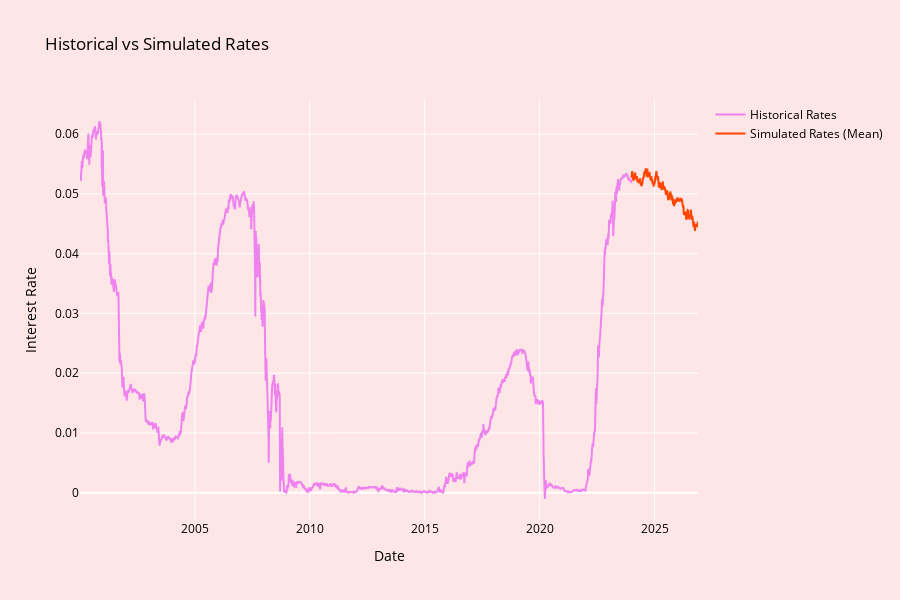
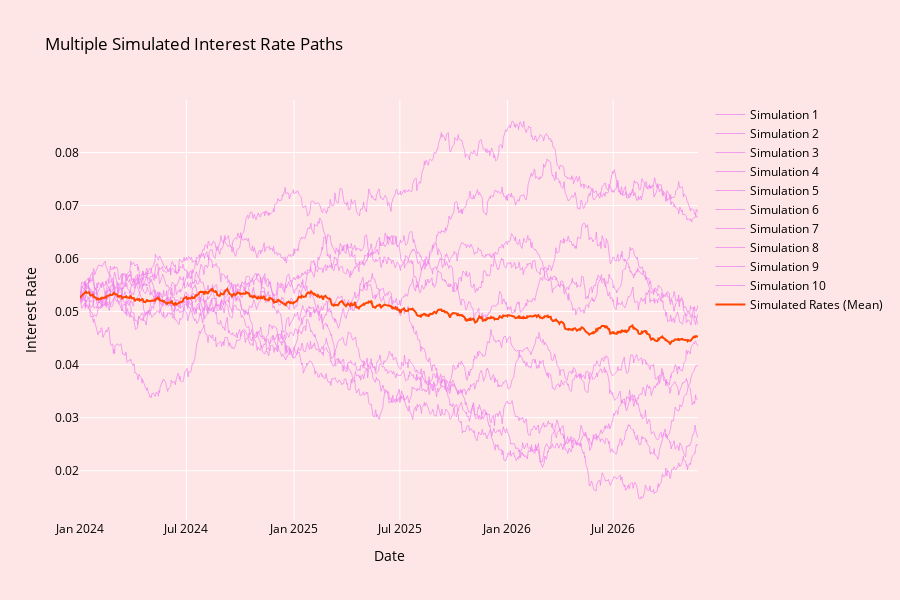

Write notebook code for charts like these, in order.
### Markdown cell above
# 📈 Vasicek Interest Rate Modeling and Forecasting

This project implements the Vasicek short-rate model to forecast interest rates using historical data and benchmarks the results against real-world market data from the 3-Month Treasury Bill.

---

## 🔧 Approach Summary

### 1. **Data Preprocessing**
- Load historical interest rate data from a CSV file.
- Convert dates to datetime format and clean missing or non-numeric entries.
- Normalize interest rates by converting percentages to decimals.
- Set the date as the index for time series analysis.

### 2. **Parameter Estimation via Maximum Likelihood**
- Define the Vasicek model:
  \[
  dr_t = \alpha(\beta - r_t)dt + \sigma dW_t
  \]
- Construct a log-likelihood function based on the model's transition density.
- Use `scipy.optimize.minimize` to estimate parameters \( \alpha, \beta, \sigma \) under positivity constraints.

### 3. **Simulation of Future Interest Rates**
- Simulate multiple future paths of interest rates using the calibrated Vasicek model.
- Use a time step of 1/252 to represent daily business days.
- Generate 3 years of simulated data (approximately 756 business days).

### 4. **Visualization**
- Plot historical interest rates alongside the mean of simulated future rates.
- Visualize multiple simulation paths to illustrate uncertainty and variability.

### 5. **Benchmarking**
- Compare the simulated forecast with actual market data from the FRED 3-Month Treasury Bill (TB3MS).
- This benchmarking step helps validate the model's predictive performance.

### 6. **Exporting Forecast**
- Save the mean of the simulated interest rate forecasts to a CSV file:
  - `vasicek_simulated_forecast.csv`

---

### Code cell
import pandas as pd
import numpy as np
import plotly.graph_objs as go
import plotly.io as pio
from scipy.optimize import minimize

# Load and clean the data
data1 = pd.read_csv("3m_treasury_bill_interest_rates.csv")
df = data1[['Date', 'Adj Close']]
df['Date'] = pd.to_datetime(df['Date'])
df['Adj Close'] = pd.to_numeric(df['Adj Close'], errors='coerce')
df = df.dropna()
df['Adj Close'] = df['Adj Close'] / 100
df.set_index('Date', inplace=True)

# Initial interest rate
r0 = df['Adj Close'].iloc[0]

# Vasicek log-likelihood function
def vasicek_log_likelihood(params, data):
    alpha, beta, sigma = params
    dt = 1 / 252
    log_likelihood = 0
    for t in range(1, len(data)):
        r_t = data[t - 1]
        r_t1 = data[t]
        expected_r_t1 = r_t + alpha * (beta - r_t) * dt
        var_r_t1 = sigma**2 * dt
        log_likelihood += -0.5 * ((r_t1 - expected_r_t1)**2 / var_r_t1 + np.log(2 * np.pi * var_r_t1))
    return -log_likelihood

# Optimize parameters
data = df['Adj Close'].values.astype(float)
initial_params = [0.1, 0.02, 0.01]
bounds = [(0, None), (0, None), (0, None)]
result = minimize(vasicek_log_likelihood, initial_params, args=(data,), method='L-BFGS-B', bounds=bounds)
alpha_opt, beta_opt, sigma_opt = result.x

# Simulation function
def vasicek_simulation_opt(r0, alpha, beta, sigma, num_days, num_simulations):
    dt = 1 / 252
    rates = np.zeros((num_days, num_simulations))
    rates[0] = r0
    for t in range(1, num_days):
        rates[t] = rates[t-1] + alpha * (beta - rates[t-1]) * dt + sigma * np.sqrt(dt) * np.random.normal(size=num_simulations)
    return rates

# Simulate future rates
num_simulations = 10
num_days = 252 * 3
start_date = df.index[-1] + pd.Timedelta(days=1)
dates = pd.date_range(start=start_date, periods=num_days, freq='B')
simulated_rates_opt = vasicek_simulation_opt(r0, alpha_opt, beta_opt, sigma_opt, num_days, num_simulations)
simulated_df_opt = pd.DataFrame(simulated_rates_opt, index=dates)

# Plotting
background_color = "#ffe6e6"
color_palette = ['violet', 'orangered']

# Historical vs Mean Simulated
trace1 = go.Scatter(x=df.index, y=df['Adj Close'], mode='lines', name='Historical Rates', line=dict(color='violet', width=2))
trace2 = go.Scatter(x=simulated_df_opt.index, y=simulated_df_opt.mean(axis=1), mode='lines', name='Simulated Rates (Mean)', line=dict(color='orangered', width=2))
layout1 = go.Layout(title='Historical vs Simulated Rates', xaxis=dict(title='Date'), yaxis=dict(title='Interest Rate'), plot_bgcolor=background_color, paper_bgcolor=background_color, font=dict(color="black"), height=600, width=900)
fig1 = go.Figure(data=[trace1, trace2], layout=layout1)
pio.show(fig1)

# Multiple Simulations
simulation_traces_opt = [go.Scatter(x=simulated_df_opt.index, y=simulated_df_opt.iloc[:, i], mode='lines', name=f'Simulation {i+1}', line=dict(color='violet', width=1), opacity=0.7) for i in range(num_simulations)]
trace_mean = go.Scatter(x=simulated_df_opt.index, y=simulated_df_opt.mean(axis=1), mode='lines', name='Simulated Rates (Mean)', line=dict(color='orangered', width=2))
layout2 = go.Layout(title='Multiple Simulated Interest Rate Paths', xaxis=dict(title='Date'), yaxis=dict(title='Interest Rate'), plot_bgcolor=background_color, paper_bgcolor=background_color, font=dict(color="black"), height=600, width=900)
fig2 = go.Figure(data=simulation_traces_opt + [trace_mean], layout=layout2)
pio.show(fig2)

### Figure 1 — Plotly figure (JSON) as saved in the notebook; plotly's stock layout.template omitted (floating-point values rounded to 4 significant figures; data arrays with more than 128 entries replaced by an {"elided": "..."} marker saying what was removed)
{"data": [{"line": {"color": "violet", "width": 2}, "mode": "lines", "name": "Historical Rates", "type": "scatter", "x": {"elided": "6031 str values"}, "y": {"elided": "6031 float values"}}, {"line": {"color": "orangered", "width": 2}, "mode": "lines", "name": "Simulated Rates (Mean)", "type": "scatter", "x": {"elided": "756 str values"}, "y": {"elided": "756 float values"}}], "layout": {"font": {"color": "black"}, "height": 600, "paper_bgcolor": "#ffe6e6", "plot_bgcolor": "#ffe6e6", "title": {"text": "Historical vs Simulated Rates"}, "width": 900, "xaxis": {"autorange": true, "range": ["2000-01-03", "2026-11-23"], "title": {"text": "Date"}, "type": "date"}, "yaxis": {"autorange": true, "range": [-0.004564, 0.06571], "title": {"text": "Interest Rate"}, "type": "linear"}}}

### Figure 2 — Plotly figure (JSON) as saved in the notebook; plotly's stock layout.template omitted (floating-point values rounded to 4 significant figures; data arrays with more than 128 entries replaced by an {"elided": "..."} marker saying what was removed)
{"data": [{"line": {"color": "violet", "width": 1}, "mode": "lines", "name": "Simulation 1", "opacity": 0.7, "type": "scatter", "x": {"elided": "756 str values"}, "y": {"elided": "756 float values"}}, {"line": {"color": "violet", "width": 1}, "mode": "lines", "name": "Simulation 2", "opacity": 0.7, "type": "scatter", "x": {"elided": "756 str values"}, "y": {"elided": "756 float values"}}, {"line": {"color": "violet", "width": 1}, "mode": "lines", "name": "Simulation 3", "opacity": 0.7, "type": "scatter", "x": {"elided": "756 str values"}, "y": {"elided": "756 float values"}}, {"line": {"color": "violet", "width": 1}, "mode": "lines", "name": "Simulation 4", "opacity": 0.7, "type": "scatter", "x": {"elided": "756 str values"}, "y": {"elided": "756 float values"}}, {"line": {"color": "violet", "width": 1}, "mode": "lines", "name": "Simulation 5", "opacity": 0.7, "type": "scatter", "x": {"elided": "756 str values"}, "y": {"elided": "756 float values"}}, {"line": {"color": "violet", "width": 1}, "mode": "lines", "name": "Simulation 6", "opacity": 0.7, "type": "scatter", "x": {"elided": "756 str values"}, "y": {"elided": "756 float values"}}, {"line": {"color": "violet", "width": 1}, "mode": "lines", "name": "Simulation 7", "opacity": 0.7, "type": "scatter", "x": {"elided": "756 str values"}, "y": {"elided": "756 float values"}}, {"line": {"color": "violet", "width": 1}, "mode": "lines", "name": "Simulation 8", "opacity": 0.7, "type": "scatter", "x": {"elided": "756 str values"}, "y": {"elided": "756 float values"}}, {"line": {"color": "violet", "width": 1}, "mode": "lines", "name": "Simulation 9", "opacity": 0.7, "type": "scatter", "x": {"elided": "756 str values"}, "y": {"elided": "756 float values"}}, {"line": {"color": "violet", "width": 1}, "mode": "lines", "name": "Simulation 10", "opacity": 0.7, "type": "scatter", "x": {"elided": "756 str values"}, "y": {"elided": "756 float values"}}, {"line": {"color": "orangered", "width": 2}, "mode": "lines", "name": "Simulated Rates (Mean)", "type": "scatter", "x": {"elided": "756 str values"}, "y": {"elided": "756 float values"}}], "layout": {"font": {"color": "black"}, "height": 600, "paper_bgcolor": "#ffe6e6", "plot_bgcolor": "#ffe6e6", "title": {"text": "Multiple Simulated Interest Rate Paths"}, "width": 900, "xaxis": {"autorange": true, "range": ["2024-01-01", "2026-11-23"], "title": {"text": "Date"}, "type": "date"}, "yaxis": {"autorange": true, "range": [0.01071, 0.08989], "title": {"text": "Interest Rate"}, "type": "linear"}}}
